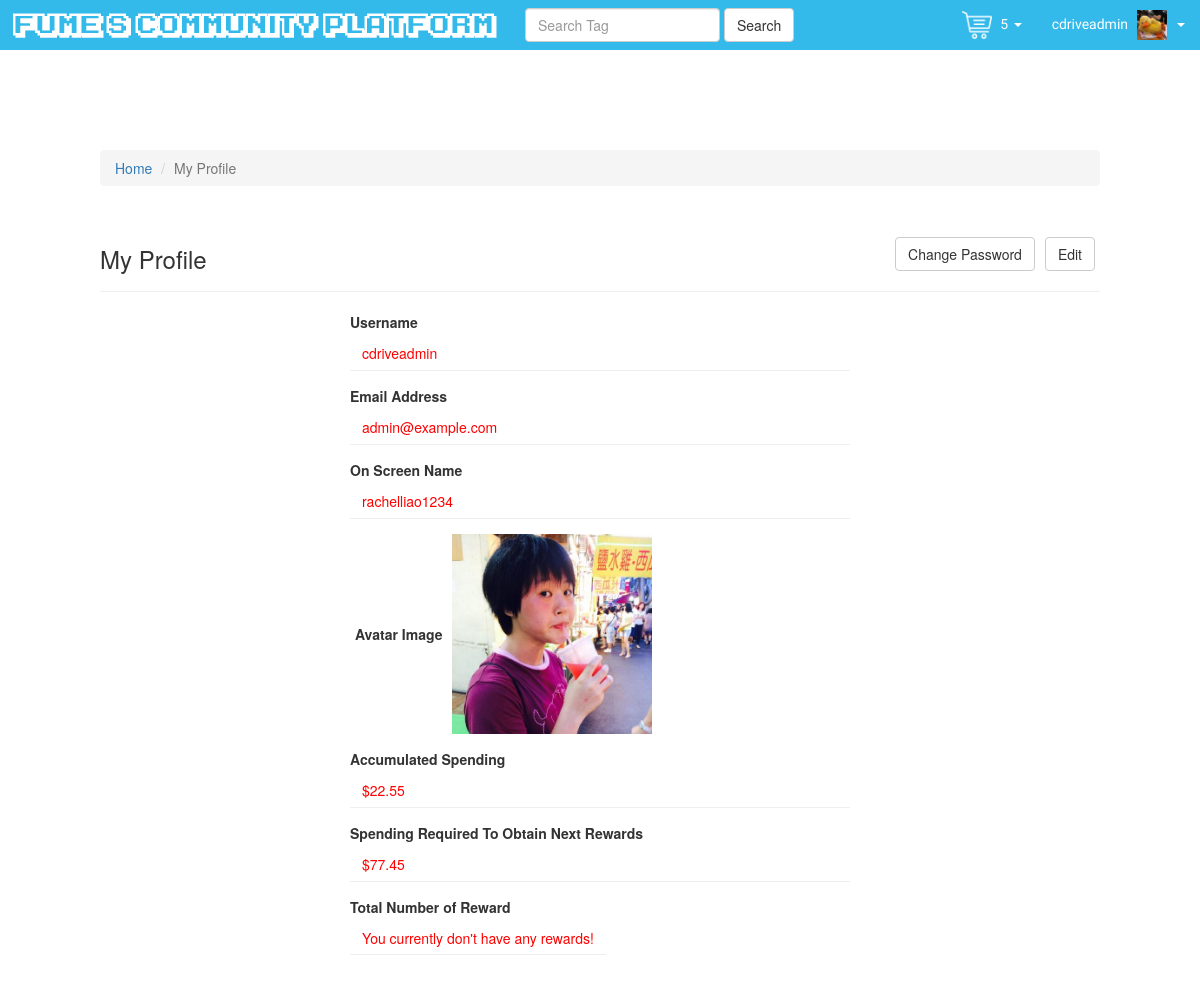
The page /profile/61/ (signed in) on the database as committed earlier.
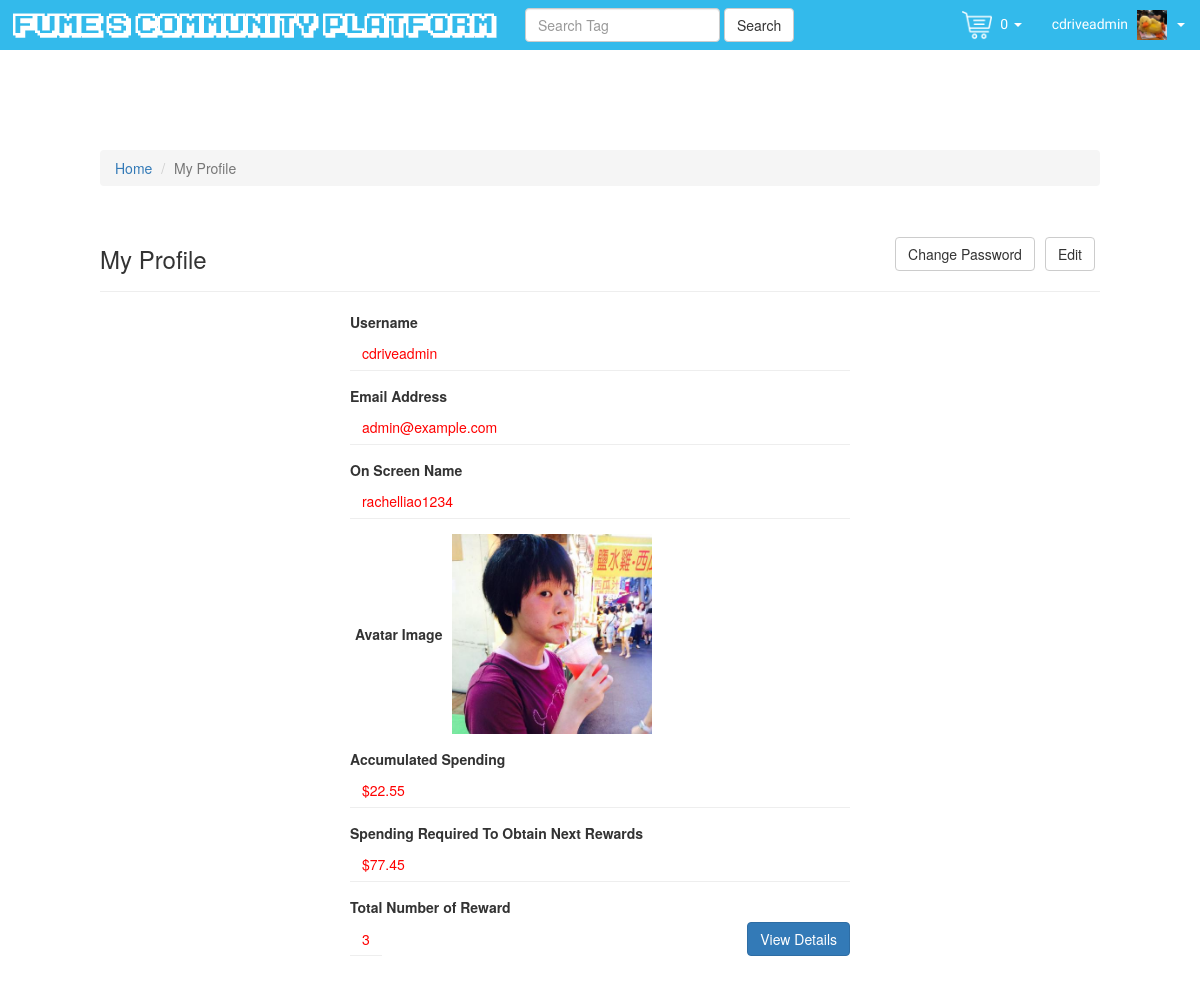
The same page on the database as committed later.
### core/models.py (models this page shows, shortened)
class Cart(models.Model):
    NOT_PAID = 'N'
    PROCESSING = 'PR'
    PAID = 'P'
    CART_STATUS_CHOICES = (
        (NOT_PAID, 'NotPaid'),
        (PROCESSING, 'Processing/Pending'),
        (PAID, 'Paid'),
    )
    status = models.CharField(max_length=2, choices=CART_STATUS_CHOICES, default=NOT_PAID)
    games = models.ManyToManyField('game.Game', blank=True, through='CartGamePurchase')
    payment = models.OneToOneField('CardPayment', on_delete=models.CASCADE, blank=True, null=True)
    user = models.ForeignKey(User, on_delete=models.CASCADE)

### core/views.py (the view)
# urls.py: url(r'^profile/(?P<pk>\d+)/$', ProfileDetailView.as_view(template_name='core/profile.html'), name='profile'),
class ProfileDetailView(DetailView):
    model = UserProfile
    def get_context_data(self, **kwargs):
        context = super(ProfileDetailView, self).get_context_data(**kwargs)
        context['now'] = timezone.now()
        layers = OrderedDict()
        layers['Home'] = reverse('homepage')
        layers['My Profile'] = '#'
        context['layers'] = layers
        context['rewards_batches'] = self.request.user.profile.get_rewards_batches()
        context['total_number_of_rewards'] = self.request.user.profile.get_rewards_total()
        return context

### core/models.py (called while the page is built)
    def spending_required(self):
        return 100 - self.accumulated_spending

    def get_active_cart(self):
        cart = Cart.objects.get(user_id=self.user.id, status=Cart.NOT_PAID)
        return cart

    def get_rewards_batches(self, filter_expiration_date=timezone.now()):
        rewards_batches = RewardsBatch.objects.filter(user_id=self.user.id, expiration_date__gte=filter_expiration_date) \
                                                .values('expiration_date', 'issue_date') \
                                                .annotate(values=Sum('value')) \
                                                .order_by('expiration_date')
        return rewards_batches

    def get_rewards_total(self, filter_expiration_date=timezone.now()):
        rewards_batches = self.get_rewards_batches(filter_expiration_date=filter_expiration_date)
        total_number_of_rewards = [batch['values'] for batch in rewards_batches.all()]
        return sum(total_number_of_rewards)

### core/templates/core/profile.html (shortened to what this page needs)
{% extends "core/profile_base.html" %}
{% block children_content %}
{% with profile=userprofile %}
	<form id="profile-form" method="post" enctype="multipart/form-data">{% csrf_token %}
		<div class="form-group">
			<label class="control-label">Username</label>
			<p class="form-control-static">{{ user.username }}</p>
		</div>
		<div class="form-group">
			<label class="control-label">Email Address</label>
			<p class="form-control-static">{{ user.email }}</p>
		</div>
		<div class="form-group">
			<label class="control-label">On Screen Name</label>
			<p class="form-control-static">{{ profile.on_screen_name }}</p>
		</div>
		<div class="form-group row-center margin-between">
			<label class="control-label">Avatar Image</label>
			<img id="preview-avatar" src="{{ profile.avatar_image.url }}"/>
		</div>
		<div class="form-group">
			<label class="control-label">Accumulated Spending</label>
			<p class="form-control-static">${{ profile.accumulated_spending }}</p>
		</div>
		<div class="form-group">
			<label class="control-label">Spending Required To Obtain Next Rewards</label>
			<p class="form-control-static">${{ profile.spending_required }}</p>
		</div>
		<div class="form-group">
			<label class="control-label">Total Number of Reward</label>
			<div class="row-center space-between">
				{% if total_number_of_rewards %}
					<p>{{ total_number_of_rewards }}</p>
					<button class="btn btn-primary" type="button" data-toggle="collapse" data-target="#rewards-table" aria-expanded="false" aria-controls="rewards-table">
						View Details
					</button>
				{% else %}
					<p>You currently don't have any rewards!</p>
				{% endif %}
			</div>
		</div>
	</form>
{% endwith %}
{% endblock %}

### templates/includes/header_profile.html (shortened to what this page needs)
{% load staticfiles %}
<ul class="nav navbar-nav navbar-right info-bar" id="profile-info-bar">
	{% with cart=user.profile.get_active_cart %}
		<li class="dropdown">
			<a href="#" class="dropdown-toggle" data-toggle="dropdown" role="button" aria-haspopup="true" aria-expanded="false">
				<img src="{% static 'img/icons/shopping-cart.png' %}" class="header-icon" />
				{{ cart.games.all.count }} <span class="caret"></span>
			</a>
		</li>
	{% endwith %}
	<li class="dropdown">
		<a href="#" class="dropdown-toggle" data-toggle="dropdown" role="button" aria-haspopup="true" aria-expanded="false">
			{{ user.username }}
			<img src="{{ user.profile.avatar_image.url }}" class="header-icon" /> <span class="caret"></span>
		</a>
	</li>
</ul>

Rows that differ between the two databases and show on the page:
removed Cart: games.all.count "5"
added Cart: games.all.count "0"
Other text that changed with them:
{{ total_number_of_rewards }}: (not shown) → "3"
text no longer shown: "You currently don't have any rewards!"
text now shown: "View Details"
